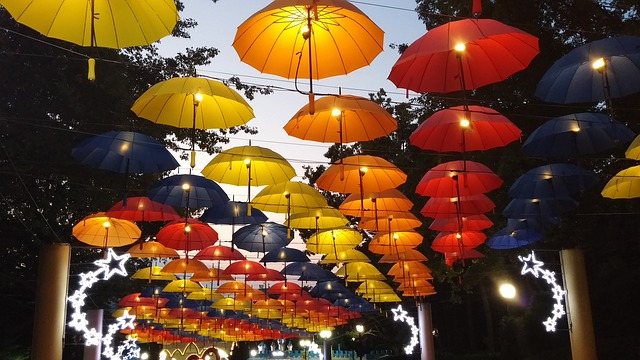
#> input picture assignment1/images/umbrellas.jpg, 640 x 360 px, found by its file name
$ python UZ_utils.py   (older library calls are emulated)
#> lines starting #> are read from the running program, lines starting #| are printed output that depends on the picture; long printed decimals are rounded
"""
Before the first run, you need to have all necessary Python packages installed. For
that we highly recommend firstly creating Virtual Environment, to have your
development environment seperated from other projects (https://docs.python.org/3/tutorial/venv.html).

In system terminal then run: "pip install numpy opencv-python matplotlib Pillow"
"""

import numpy as np
import cv2
from matplotlib import pyplot as plt
from PIL import Image


def imread(path):
    """
    Reads an image in RGB order. Image type is transformed from uint8 to float, and
    range of values is reduced from [0, 255] to [0, 1].
    """
#> called with path = 'images/umbrellas.jpg'
    I = Image.open(path).convert('RGB')  # PIL image.
#> I is the input picture: PIL image 640x360 RGB; mean R, G, B 105.2, 72.9, 47.4
    I = np.asarray(I)  # Converting to Numpy array.
    I = I.astype(np.float64) / 255
#> I: shape (360, 640, 3) float64
    return I


def imread_gray(path):
    """
    Reads an image in gray. Image type is transformed from uint8 to float, and
    range of values is reduced from [0, 255] to [0, 1].
    """
    I = Image.open(path).convert('L')  # PIL image opening and converting to gray.
    I = np.asarray(I)  # Converting to Numpy array.
    I = I.astype(np.float64) / 255
    return I


def imshow(img, title=None):
    """
    Shows an image. Image can be of types:
    - type uint8, in range [0, 255]
    - type float, in range [0, 1]
    """

    if len(img.shape) == 3:
        plt.imshow(img)  # if type of data is "float", then values have to be in [0, 1]
    else:
        plt.imshow(img)
        plt.set_cmap('gray')  # also "hot", "nipy_spectral"
        plt.colorbar()
    if title is not None:
        plt.title(title)

    plt.show()


def signal_show(*signals):
    """
    Plots all given 1D signals in the same plot.
    Signals can be Python lists or 1D numpy array.
    """
    for s in signals:
        if type(s) == np.ndarray:
            s = s.squeeze()
        plt.plot(s)
    plt.show()


def convolve(I: np.ndarray, *ks):
    """
    Convolves input image I with all given kernels.

    :param I: Image, should be of type float64 and scaled from 0 to 1.
    :param ks: 2D Kernels
    :return: Image convolved with all kernels.
    """
    for k in ks:
        k = np.flip(k)  # filter2D performs correlation, so flipping is necessary
        I = cv2.filter2D(I, cv2.CV_64F, k)
    return I


if __name__ == '__main__':  # False if this file is imported to another file and executed from there.

    # For this to work you need to put an image "image.jpg" to where you run the script.

    # Read an image in rgb (check the code in "UZ_utils" for details).
    I = imread('images/umbrellas.jpg')  # see the definition above
    imshow(I, 'rgb')
    print(I.shape, I.dtype, np.max(I))
#| (360, 640, 3) float64 1.0

    # gray
    I = imread_gray('images/umbrellas.jpg')  # see the definition above
#> in imread_gray, `I = Image.open(path).convert('L')`:
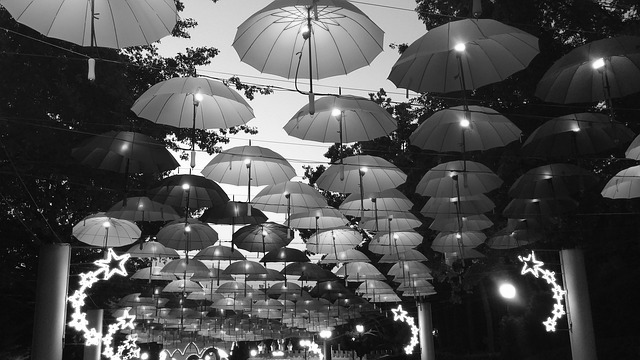
#> I: PIL image 640x360 L; min 0, max 255, mean 79.6
    imshow(I, 'gray')
#> call 2 of imshow, with title = 'gray'
#> in imshow (call 2), `plt.show()`:
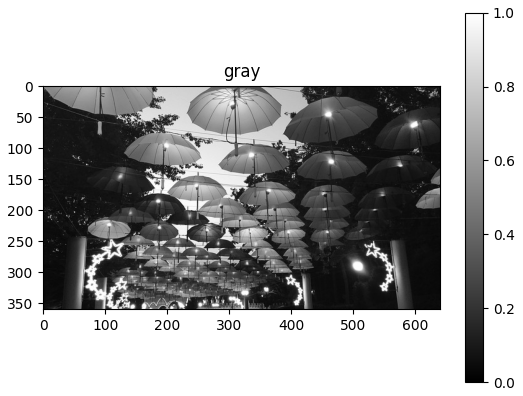
#> figure drawn by matplotlib, 2 panels
    print(I.shape, I.dtype, np.max(I))
#| (360, 640) float64 1.0

    # Image filtering.
    I = np.zeros((20, 20), dtype=float)
    I[5, 5] = 1
    k = np.array([[1, 2, 3, 4, 5]], dtype=float)
    I = convolve(I, k, k.T)  # see the definition above
    imshow(I)
#> in imshow (call 3), `plt.show()`:
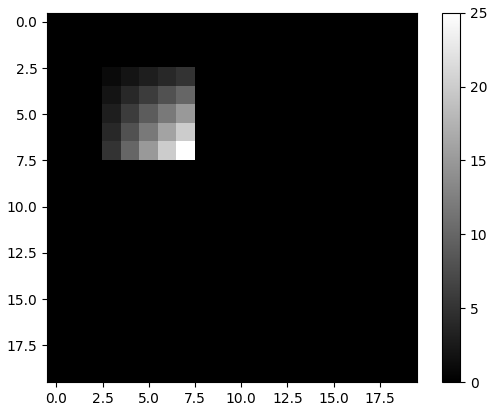
#> figure drawn by matplotlib, 2 panels

    # Plotting 1D signal.
    x = np.arange(0, 10, .1)  # From 0 to 10 with 0.1 step.
    y = np.sin(x)
    signal_show(y, 2 * y)  # see the definition above
#> in signal_show, `plt.show()`:
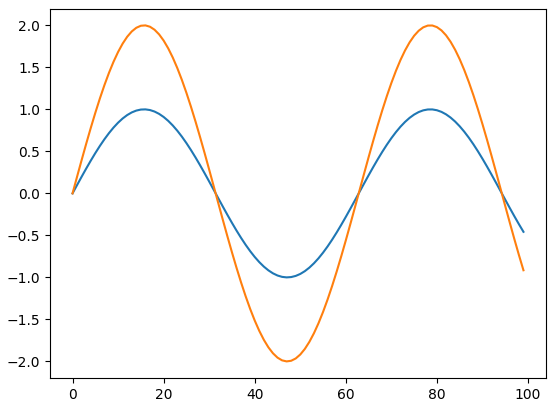
#> figure drawn by matplotlib, 1 panel; curve peaks at x = 16, y = 1; curve peaks at x = 16, y = 2

$ run again, with assignment1/images/bird.jpg copied over assignment1/images/umbrellas.jpg
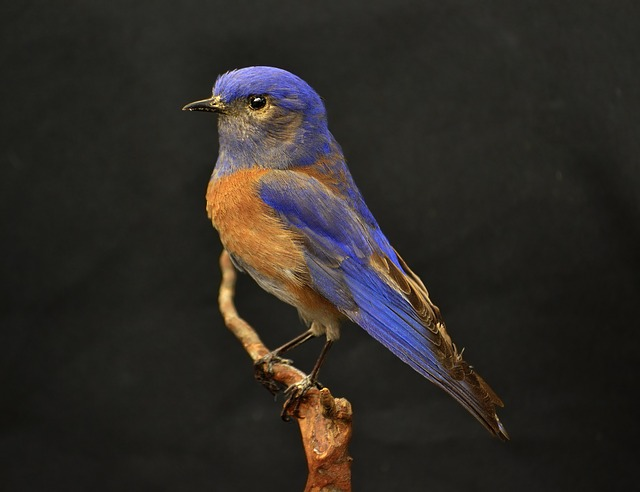
#> input picture assignment1/images/bird.jpg, 640 x 492 px, found by its file name
#> in imread, I is the input picture: PIL image 640x492 RGB; mean R, G, B 46.1, 42.1, 37.6
#| (492, 640, 3) float64 1.0
#> in imread_gray, `I = Image.open(path).convert('L')`:
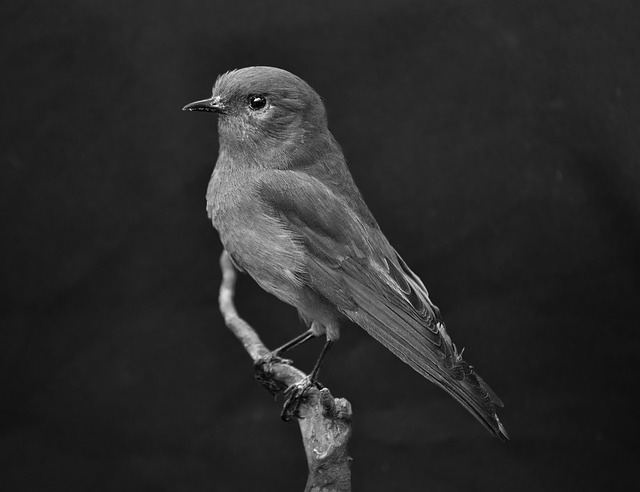
#> I: PIL image 640x492 L; min 0, max 254, mean 42.8
#> in imshow (call 2), `plt.show()`:
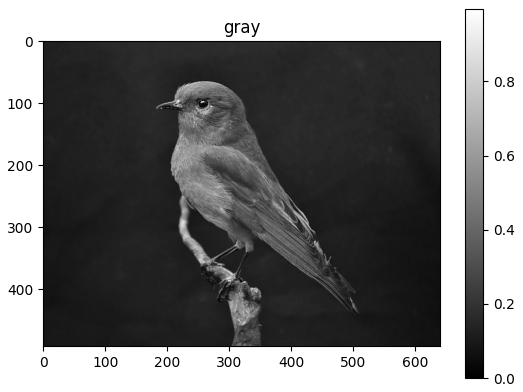
#> figure drawn by matplotlib, 2 panels
#| (492, 640) float64 0.9961
